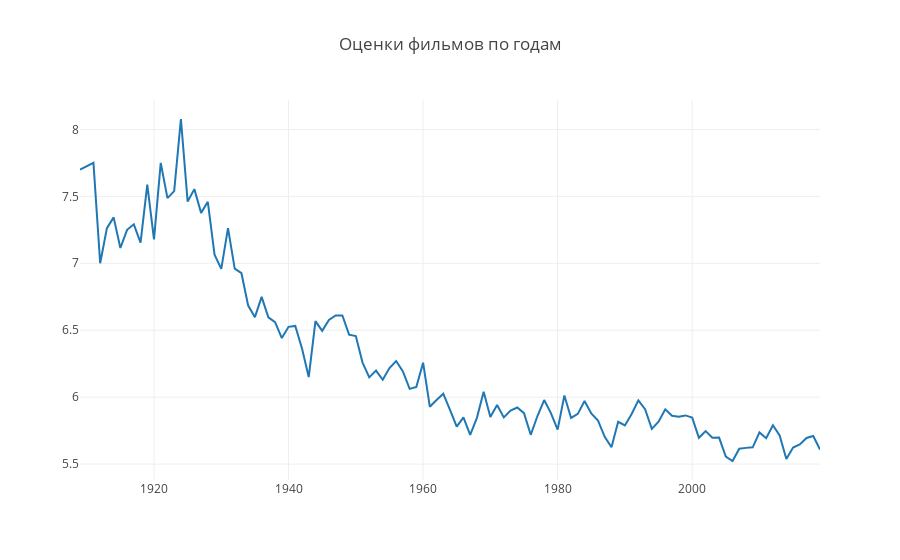

Here is the notebook cell this chart was saved with:
### Code cell
rating_year_df = df.groupby('year', as_index = False)[['avg_vote']].mean()

trace = go.Scatter(
    x = rating_year_df.year,
    y = rating_year_df.avg_vote,
    mode = 'lines',
    name = u'Средний рейтинг'
)

layout = go.Layout(
    title='Оценки фильмов по годам',
)   

fig = go.Figure(data = [trace], layout = layout)
iplot(fig)
